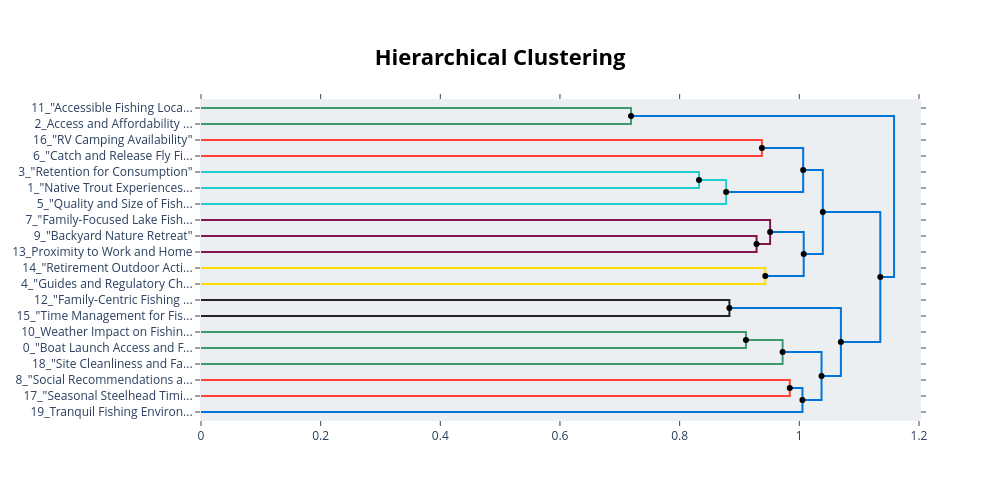

Here is the notebook cell this chart was saved with:
### Code cell
# Build hierarchical topics to show relationships between topics
hierarchical_topics = topic_model.hierarchical_topics(responses)

# Visualize the topic hierarchy
fig = topic_model.visualize_hierarchy(hierarchical_topics=hierarchical_topics)
fig.show()

print("\nHierarchical topic structure created!")
print(f"Hierarchy levels: {len(hierarchical_topics['Distance'].unique())}")

### Figure 1 — Plotly figure (JSON) as saved in the notebook; plotly's stock layout.template omitted (floating-point values rounded to 4 significant figures)
{"data": [{"hoverinfo": "text", "marker": {"color": "rgb(61,153,112)"}, "mode": "lines", "text": ["\"Accessible Fishing Locations\"", "", "", "Access and Affordability of Fishing Sites"], "type": "scatter", "x": [0.0, 0.7188, 0.7188, 0.0], "xaxis": "x", "y": [-5.0, -5.0, -15.0, -15.0], "yaxis": "y"}, {"hoverinfo": "text", "marker": {"color": "rgb(255,65,54)"}, "mode": "lines", "text": ["\"RV Camping Availability\"", "", "", "\"Catch and Release Fly Fishing Opportunities\""], "type": "scatter", "x": [0.0, 0.9375, 0.9375, 0.0], "xaxis": "x", "y": [-25.0, -25.0, -35.0, -35.0], "yaxis": "y"}, {"hoverinfo": "text", "marker": {"color": "rgb(35,205,205)"}, "mode": "lines", "text": ["\"Retention for Consumption\"", "", "", "\"Native Trout Experiences in Oregon\""], "type": "scatter", "x": [0.0, 0.8323, 0.8323, 0.0], "xaxis": "x", "y": [-45.0, -45.0, -55.0, -55.0], "yaxis": "y"}, {"hoverinfo": "text", "marker": {"color": "rgb(35,205,205)"}, "mode": "lines", "text": ["\"Barbless Hook Debate and Fish Conservation\"", "", "", "\"Quality and Size of Fish Population\""], "type": "scatter", "x": [0.8323, 0.8777, 0.8777, 0.0], "xaxis": "x", "y": [-50.0, -50.0, -65.0, -65.0], "yaxis": "y"}, {"hoverinfo": "text", "marker": {"color": "rgb(0,116,217)"}, "mode": "lines", "text": ["\"Family-Friendly Fishing Getaways\"", "", "", "Catch Quality and Conservation Concerns"], "type": "scatter", "x": [0.9375, 1.006, 1.006, 0.8777], "xaxis": "x", "y": [-30.0, -30.0, -57.5, -57.5], "yaxis": "y"}, {"hoverinfo": "text", "marker": {"color": "rgb(133,20,75)"}, "mode": "lines", "text": ["\"Backyard Nature Retreat\"", "", "", "Proximity to Work and Home"], "type": "scatter", "x": [0.0, 0.9285, 0.9285, 0.0], "xaxis": "x", "y": [-85.0, -85.0, -95.0, -95.0], "yaxis": "y"}, {"hoverinfo": "text", "marker": {"color": "rgb(133,20,75)"}, "mode": "lines", "text": ["\"Family-Focused Lake Fishing Experience\"", "", "", "\"Neighborhood Scenery and Accessibility\""], "type": "scatter", "x": [0.0, 0.9512, 0.9512, 0.9285], "xaxis": "x", "y": [-75.0, -75.0, -90.0, -90.0], "yaxis": "y"}, {"hoverinfo": "text", "marker": {"color": "rgb(255,220,0)"}, "mode": "lines", "text": ["\"Retirement Outdoor Activity\"", "", "", "\"Guides and Regulatory Challenges\""], "type": "scatter", "x": [0.0, 0.9431, 0.9431, 0.0], "xaxis": "x", "y": [-105.0, -105.0, -115.0, -115.0], "yaxis": "y"}, {"hoverinfo": "text", "marker": {"color": "rgb(0,116,217)"}, "mode": "lines", "text": ["\"Proximity and Scenic Accessibility\"", "", "", "\"Regulatory Navigation and Service Availability\""], "type": "scatter", "x": [0.9512, 1.007, 1.007, 0.9431], "xaxis": "x", "y": [-82.5, -82.5, -110.0, -110.0], "yaxis": "y"}, {"hoverinfo": "text", "marker": {"color": "rgb(0,116,217)"}, "mode": "lines", "text": ["\"Quality of Catch and Conservation Practices\"", "", "", "\"Access and Information Challenges\""], "type": "scatter", "x": [1.006, 1.039, 1.039, 1.007], "xaxis": "x", "y": [-43.75, -43.75, -96.25, -96.25], "yaxis": "y"}, {"hoverinfo": "text", "marker": {"color": "rgb(40,35,35)"}, "mode": "lines", "text": ["\"Family-Centric Fishing Outings\"", "", "", "\"Time Management for Fishing Trips\""], "type": "scatter", "x": [0.0, 0.8832, 0.8832, 0.0], "xaxis": "x", "y": [-125.0, -125.0, -135.0, -135.0], "yaxis": "y"}, {"hoverinfo": "text", "marker": {"color": "rgb(61,153,112)"}, "mode": "lines", "text": ["Weather Impact on Fishing Conditions", "", "", "\"Boat Launch Access and Facilities\""], "type": "scatter", "x": [0.0, 0.9108, 0.9108, 0.0], "xaxis": "x", "y": [-145.0, -145.0, -155.0, -155.0], "yaxis": "y"}, {"hoverinfo": "text", "marker": {"color": "rgb(61,153,112)"}, "mode": "lines", "text": ["\"Boat Launch Accessibility and Facilities\"", "", "", "\"Site Cleanliness and Facilities\""], "type": "scatter", "x": [0.9108, 0.9721, 0.9721, 0.0], "xaxis": "x", "y": [-150.0, -150.0, -165.0, -165.0], "yaxis": "y"}, {"hoverinfo": "text", "marker": {"color": "rgb(255,65,54)"}, "mode": "lines", "text": ["\"Social Recommendations and Familiarity\"", "", "", "\"Seasonal Steelhead Timing\""], "type": "scatter", "x": [0.0, 0.9841, 0.9841, 0.0], "xaxis": "x", "y": [-175.0, -175.0, -185.0, -185.0], "yaxis": "y"}, {"hoverinfo": "text", "marker": {"color": "rgb(0,116,217)"}, "mode": "lines", "text": ["\"Seasonal Steelhead Insights\"", "", "", "Tranquil Fishing Environments"], "type": "scatter", "x": [0.9841, 1.005, 1.005, 0.0], "xaxis": "x", "y": [-180.0, -180.0, -195.0, -195.0], "yaxis": "y"}, {"hoverinfo": "text", "marker": {"color": "rgb(0,116,217)"}, "mode": "lines", "text": ["\"Boat Launch Conditions and Amenities\"", "", "", "\"Social Recommendations for Seasonal Steelhead Fishing\""], "type": "scatter", "x": [0.9721, 1.037, 1.037, 1.005], "xaxis": "x", "y": [-157.5, -157.5, -187.5, -187.5], "yaxis": "y"}, {"hoverinfo": "text", "marker": {"color": "rgb(0,116,217)"}, "mode": "lines", "text": ["\"Family-Oriented Fishing Outings\"", "", "", "\"Boat Launch Quality and Conditions\""], "type": "scatter", "x": [0.8832, 1.07, 1.07, 1.037], "xaxis": "x", "y": [-130.0, -130.0, -172.5, -172.5], "yaxis": "y"}, {"hoverinfo": "text", "marker": {"color": "rgb(0,116,217)"}, "mode": "lines", "text": ["Fishing Quality and Regulations", "", "", "\"Boat Launch Conditions and Amenities\""], "type": "scatter", "x": [1.039, 1.135, 1.135, 1.07], "xaxis": "x", "y": [-70.0, -70.0, -151.2, -151.2], "yaxis": "y"}, {"hoverinfo": "text", "marker": {"color": "rgb(0,116,217)"}, "mode": "lines", "text": ["\"Accessible Fishing Locations\"", "", "", "Fishing Quality and Regulations"], "type": "scatter", "x": [0.7188, 1.158, 1.158, 1.135], "xaxis": "x", "y": [-10.0, -10.0, -110.6, -110.6], "yaxis": "y"}, {"hoverinfo": "text", "hovertext": ["\"Barbless Hook Debate and Fish Conservation\"", "\"Family-Friendly Fishing Getaways\"", "\"Proximity and Scenic Accessibility\"", "\"Quality of Catch and Conservation Practices\"", "\"Boat Launch Accessibility and Facilities\"", "\"Seasonal Steelhead Insights\"", "\"Boat Launch Conditions and Amenities\"", "\"Family-Oriented Fishing Outings\"", "Fishing Quality and Regulations", "\"Accessible Fishing Locations\""], "marker": {"color": "black"}, "mode": "markers", "showlegend": false, "type": "scatter", "x": [0.8323, 0.9375, 0.9512, 1.006, 0.9108, 0.9841, 0.9721, 0.8832, 1.039, 0.7188], "y": [-50, -30, -82.5, -43.75, -150, -180, -157.5, -130, -70, -10]}, {"hoverinfo": "text", "hovertext": ["Catch Quality and Conservation Concerns", "\"Neighborhood Scenery and Accessibility\"", "\"Regulatory Navigation and Service Availability\"", "\"Access and Information Challenges\"", "\"Social Recommendations for Seasonal Steelhead Fishing\"", "\"Boat Launch Quality and Conditions\"", "\"Boat Launch Conditions and Amenities\"", "Fishing Quality and Regulations"], "marker": {"color": "black"}, "mode": "markers", "showlegend": false, "type": "scatter", "x": [0.8777, 0.9285, 0.9431, 1.007, 1.005, 1.037, 1.07, 1.135], "y": [-57.5, -90, -110, -96.25, -187.5, -172.5, -151.2, -110.6]}], "layout": {"autosize": false, "height": 500, "hoverlabel": {"bgcolor": "white", "font": {"family": "Rockwell", "size": 16}}, "hovermode": "closest", "plot_bgcolor": "#ECEFF1", "showlegend": false, "title": {"font": {"color": "Black", "size": 22}, "text": "<b>Hierarchical Clustering</b>", "x": 0.5, "xanchor": "center", "yanchor": "top"}, "width": 1000, "xaxis": {"mirror": "allticks", "rangemode": "tozero", "showgrid": false, "showline": true, "showticklabels": true, "ticks": "outside", "type": "linear", "zeroline": false}, "yaxis": {"mirror": "allticks", "range": [-200, 0], "rangemode": "tozero", "showgrid": false, "showline": true, "showticklabels": true, "tickmode": "array", "ticks": "outside", "ticktext": ["11_\"Accessible Fishing Loca...", "2_Access and Affordability ...", "16_\"RV Camping Availability\"", "6_\"Catch and Release Fly Fi...", "3_\"Retention for Consumption\"", "1_\"Native Trout Experiences...", "5_\"Quality and Size of Fish...", "7_\"Family-Focused Lake Fish...", "9_\"Backyard Nature Retreat\"", "13_Proximity to Work and Home", "14_\"Retirement Outdoor Acti...", "4_\"Guides and Regulatory Ch...", "12_\"Family-Centric Fishing ...", "15_\"Time Management for Fis...", "10_Weather Impact on Fishin...", "0_\"Boat Launch Access and F...", "18_\"Site Cleanliness and Fa...", "8_\"Social Recommendations a...", "17_\"Seasonal Steelhead Timi...", "19_Tranquil Fishing Environ..."], "tickvals": [-5, -15, -25, -35, -45, -55, -65, -75, -85, -95, -105, -115, -125, -135, -145, -155, -165, -175, -185, -195], "type": "linear", "zeroline": false}}}
